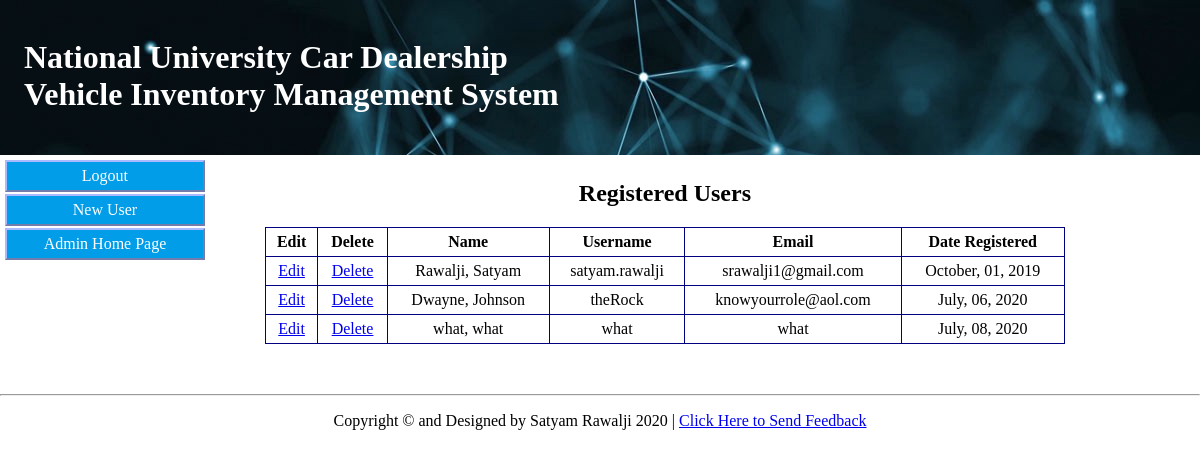
The page /admin_pages/admin-manage-users.php on the database its author committed.
### tables this page shows
CREATE TABLE `users` (
  `user_id` int(11) UNSIGNED NOT NULL,
  `user_name` varchar(50) NOT NULL,
  `last_name` varchar(50) NOT NULL,
  `first_name` varchar(50) NOT NULL,
  `email` varchar(150) NOT NULL,
  `is_admin` tinyint(1) NOT NULL DEFAULT 0,
  `password` varchar(50) NOT NULL,
  `registration_date` datetime NOT NULL DEFAULT current_timestamp()
);

### admin_pages/admin-manage-users.php (the view, shortened to what this page needs)
<?php
	include('../mysqlconn.php');
?>
<!DOCTYPE html>
<html>
	<head>
		<link rel="stylesheet" type="text/css" href="../styles/style.css?">
	</head>
	<body>
		<header>
			<?php include('../header.php'); ?>
		</header>
		<div id="container">
			<div class="col-2 nav">
				<?php include('../nav/admin/admin-manage-users-nav.php');?>
			</div>
			<div class="col-9 content">
				<h2>Registered Users</h2>
				<?php
					$sql = "SELECT user_id, user_name, last_name, first_name, email,
									DATE_FORMAT(registration_date, '%M, %d, %Y') as registration_date
							FROM users";
					$result = mysqli_query($mysqlconn, $sql);
					if(mysqli_num_rows($result) > 0)
					{
						echo '<table>
								<tr><th>Edit</th>
									<th>Delete</th>
									<th>Name</th>
									<th>Username</th>
									<th>Email</th>
									<th>Date Registered</th>
								</tr>';
						while($row = mysqli_fetch_assoc($result))
						{
							if($row["user_name"] != ($_SESSION['user_name']))
							{
								echo'<tr>
										<td><a href="admin-edit-user.php?id=' . $row['user_id'] . '">Edit</a></td>
										<td><a href="admin-delete-user.php?id=' . $row['user_id'] . '">Delete</a></td>
										<td>' . $row["last_name"] . ', ' . $row["first_name"] . '</td>
										<td>' . $row["user_name"] . '</td> <td>' . $row["email"] . '</td>
										<td>' . $row["registration_date"] . '</td>
									 </tr>';
							}
						}
						echo '</table>';
					}
				?>
			</div>
		</div>
		<footer>
			<?php include('../footer.php'); ?>
		</footer>
	</body>
</html>

### styles/style.css (style rules this page uses)
body { margin:0; }
header { height:155px; background-image: url("../images/blockchain.jpeg"); background-repeat: repeat; padding-left:2%; color:white; }
footer { text-align:center; width:100%; margin-bottom:0; clear:both; }
.col-2 { width: 16.66%; }
.col-9 { width: 75%; }
[class*="col-"] { float: left; padding: 5px; }
.content table { width:800px; border:1px navy solid; border-collapse:collapse; margin-bottom:5%; margin-left:auto; margin-right:auto; }
.content td { border:1px navy solid; padding:5px; text-align:center; }
.content th { border:1px navy solid; padding:5px; text-align:center; }
.content h2 { text-align:center; }

### rows shown on the page
users: last_name "Rawalji", first_name "Satyam", user_name "satyam.rawalji", email "srawalji1@gmail.com", registration_date "October, 01, 2019"
users: last_name "Dwayne", first_name "Johnson", user_name "theRock", email "knowyourrole@aol.com", registration_date "July, 06, 2020"
users: last_name "what", first_name "what", user_name "what", email "what", registration_date "July, 08, 2020"
